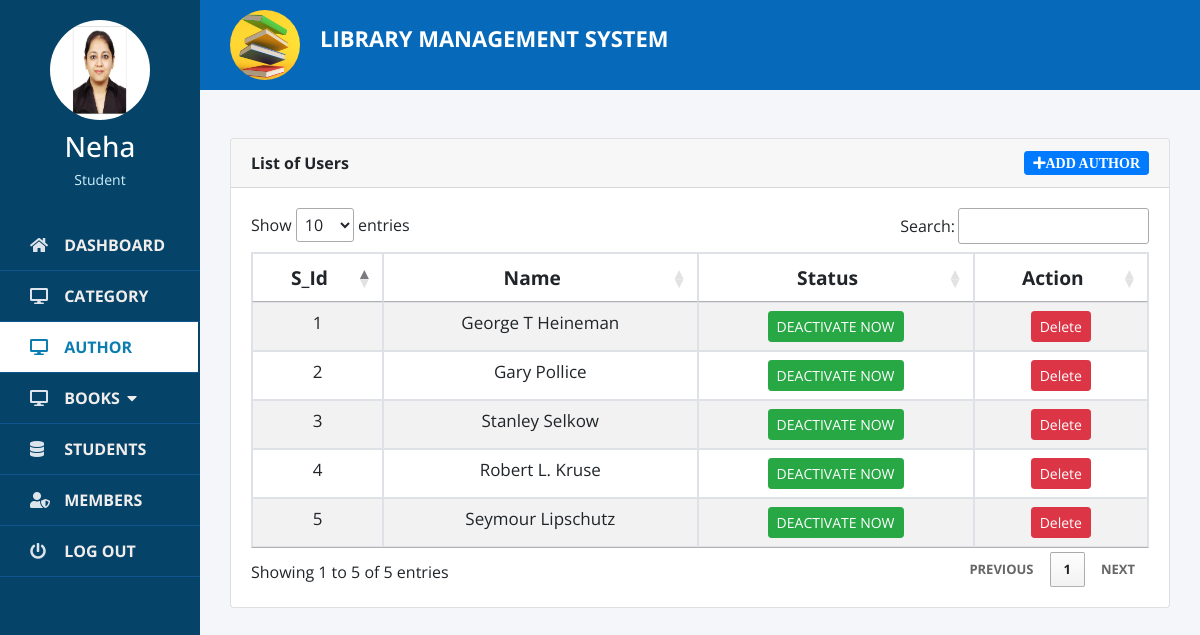
The page /admin_addauthor.php (signed in) on the database its author committed.
### tables this page shows
CREATE TABLE `authors` (
  `a_id` int(11) NOT NULL,
  `name` varchar(150) NOT NULL,
  `status` int(1) NOT NULL DEFAULT 1,
  `regdate` timestamp NOT NULL DEFAULT current_timestamp()
);

### admin_addauthor.php (the view, shortened to what this page needs)
<?php
$conn=new mysqli("localhost","root","","librarymanage");
if(strlen($_SESSION['login'])==0)
{
  header("location: login.php");
}
else
{
?>
<!DOCTYPE html>
<html lang="en">
<head>
	<link rel="stylesheet" href="https://maxcdn.bootstrapcdn.com/bootstrap/4.5.2/css/bootstrap.min.css">
	<link rel="stylesheet" href="https://maxcdn.bootstrapcdn.com/bootstrap/4.5.2/css/bootstrap.min.css">
	<link rel="stylesheet" type="text/css" href="css/nav.css">
	<link rel="stylesheet" type="text/css" href="css/navbar.css">
	<link href="css/manageuser.css" rel="stylesheet" type="text/css">
	<link rel="stylesheet" type="text/css" href="https://cdn.datatables.net/1.11.3/css/jquery.dataTables.min.css">
</head>
<body>
<?php include("sidenav.php") ?>
	 <div class="container1">
	<div class="container-fluid">
	<div class="col-lg-12"style="width:100%;">
		<div class="row">
			<div class="col-md-12">
				<div class="card">
					<div class="card-header">
						<b>List of Users</b>
						<span class="float:right"><a class="btn btn-primary float-right btn-sm" data-bs-target="#new--author" data-bs-toggle="modal">
					<i class="fa fa-plus">Add Author</i>
				</a></span>
					</div>
					<div class="card-body" style="overflow-x: auto">
			<table cellpadding="0" cellspacing="0" border="0" class="table table-striped table-bordered" id="example">
				<thead>
					<tr>
						<th class="text-center si">S_Id</th>
						<th class="text-center si ">Name</th>
						<th class="text-center si">Status</th>
						<th class="text-center si">Action</th>
					</tr>
				</thead>
				<tbody>
					<?php
						$users = $conn->query("SELECT * FROM authors");
						$i=0;
                        while($row= $users->fetch_assoc()):
                            $i++;
					?>
					<tr class="text-center">
						<td class="ri">
							<?php echo $i ?>
						</td class="ri">
						<td class="ri">
							<?php echo ucwords($row['name']) ?>
						</td>
                        <td class="ri"><?php
                                    $status=$row["status"];
                                    if($status==0)
                                    {
                                        echo'<a data-id='.$row["a_id"].' class="btn btn-sm btn-danger actauthor">Activate Now</a>';
                                    }
                                    else
                                    {
                                        echo'<a data-id='.$row["a_id"].' class="btn btn-sm btn-success deactauthor">Deactivate Now</a>';
                                    }
                                ?></td>
						<td class="ri">
							<button class="btn btn-sm btn-danger delete_author" type="button" data-bs-toggle="modal" data-bs-target="#deletemodal" data-id="<?php echo $row['a_id'] ?>">Delete</button>
						</td>
					</tr>
					<?php endwhile; ?>
				</tbody>
			</table>
					</div>
				</div>
			</div>
		</div>
	</div>
</div>
	</div>
</body>
</html>
<?php } ?>

### css/nav.css (style rules this page uses)
* { margin: 0; padding: 0; list-style: none; box-sizing: border-box; font-family: "Poppins" , sans-serif; }
div a { color: white; font-size: 13px; text-transform: uppercase; font-weight: bolder; }

### css/navbar.css (style rules this page uses)
* { margin: 0; padding: 0; -webkit-box-sizing: border-box; box-sizing: border-box; font-family: 'Josefin Sans', sans-serif; }

### admin_addauthor.php (style rules this page uses)
.text-center { text-align: center; }
.si { font-size: 1.2rem; font-weight: bold; height: 2rem; }
.ri { padding: 8px 0; font-size: 17px; }
.container1 { position: relative; width: calc(100% - 200px); left: 200px; top: 0; }

### sidenav.php (style rules this page uses)
* { list-style: none; text-decoration: none; margin: 0; padding: 0; box-sizing: border-box; font-family: 'Open Sans', sans-serif; }
body { background: #f5f6fa; }

### rows shown on the page
authors: name "George T Heineman"
authors: name "Gary Pollice"
authors: name "Stanley Selkow"
authors: name "Robert L. Kruse"
authors: name "Seymour Lipschutz"

### other values the page prints
$_SESSION['login_name'] "Neha"
$_SESSION['user'] "Student"
